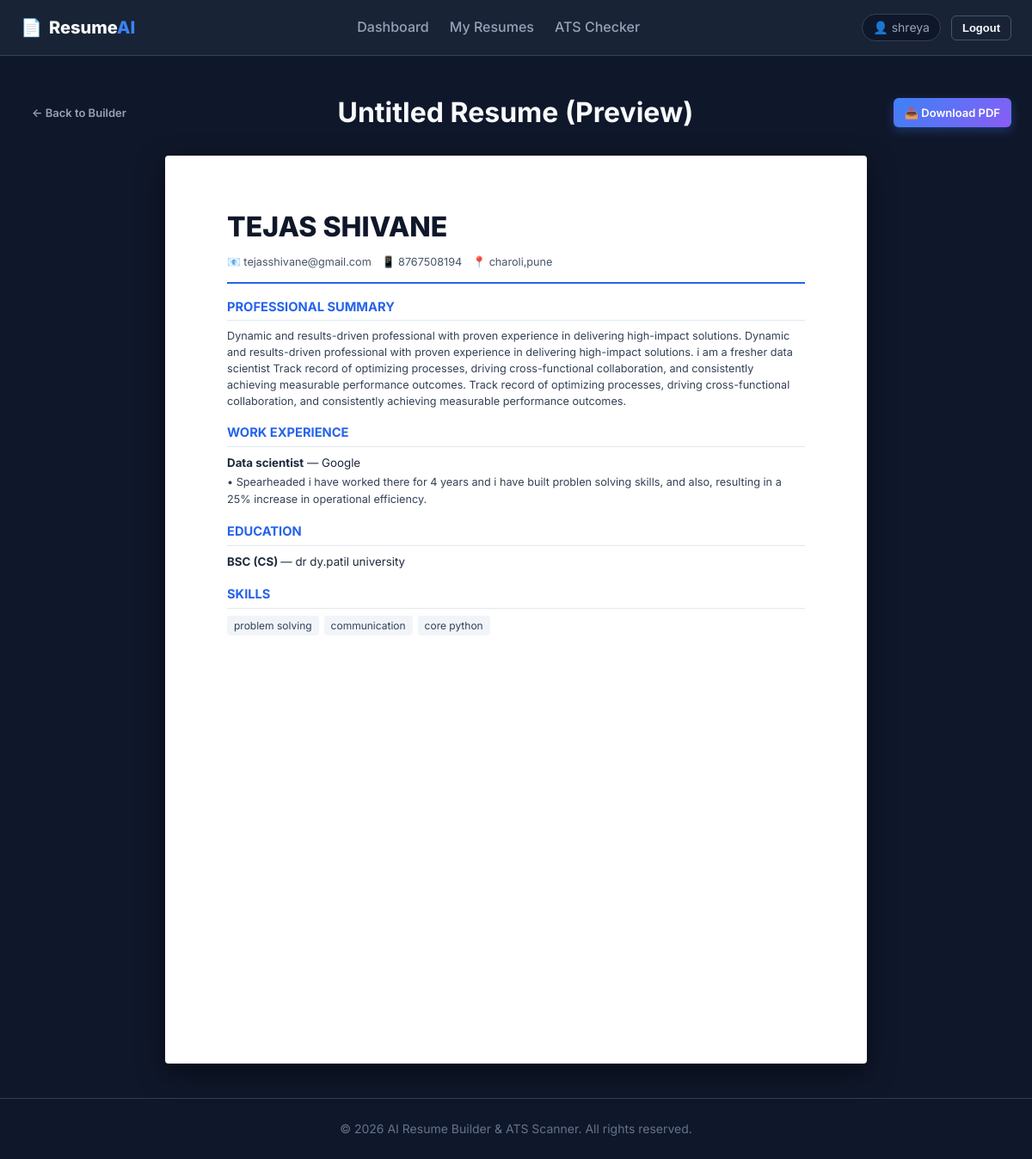
Screenshot of /resume/3/preview/ (signed in) with the database file from the repository.
### resume/models.py (models this page shows, shortened)
class Resume(models.Model):
    TEMPLATE_CHOICES = [
        ('classic', 'Classic'),
        ('modern', 'Modern'),
        ('minimal', 'Minimal'),
    ]
    user = models.ForeignKey(User, on_delete=models.CASCADE, related_name='resumes')
    title = models.CharField(max_length=200, default='Untitled Resume')
    template = models.CharField(max_length=30, choices=TEMPLATE_CHOICES, default='modern')
    full_name = models.CharField(max_length=200, blank=True)
    email = models.EmailField(blank=True)
    phone = models.CharField(max_length=30, blank=True)
    location = models.CharField(max_length=200, blank=True)
    linkedin = models.URLField(blank=True)
    website = models.URLField(blank=True)
    summary = models.TextField(blank=True)
    experience_json = models.TextField(default='[]', help_text='JSON array of work experiences')
    education_json = models.TextField(default='[]', help_text='JSON array of education entries')
    skills_json = models.TextField(default='[]', help_text='JSON array of skills')
    projects_json = models.TextField(default='[]', help_text='JSON array of projects')
    certifications_json = models.TextField(default='[]', help_text='JSON array of certifications')
    created_at = models.DateTimeField(auto_now_add=True)
    updated_at = models.DateTimeField(auto_now=True)
    class Meta:
        ordering = ['-updated_at']
    def get_experience(self):
        try:
            return json.loads(self.experience_json)
        except (json.JSONDecodeError, TypeError):
            return []
    def get_education(self):
        try:
            return json.loads(self.education_json)
        except (json.JSONDecodeError, TypeError):
            return []
    def get_skills(self):
        try:
            return json.loads(self.skills_json)
        except (json.JSONDecodeError, TypeError):
            return []
    def get_projects(self):
        try:
            return json.loads(self.projects_json)
        except (json.JSONDecodeError, TypeError):
            return []
    def get_certifications(self):
        try:
            return json.loads(self.certifications_json)
        except (json.JSONDecodeError, TypeError):
            return []

### resume/views.py (the view)
# urls.py: path('<int:pk>/preview/', views.resume_preview, name='resume_preview'),
@login_required
def resume_preview(request, pk):
    resume = get_object_or_404(Resume, pk=pk, user=request.user)
    context = {
        'resume': resume,
        'experience': resume.get_experience(),
        'education': resume.get_education(),
        'skills': resume.get_skills(),
        'projects': resume.get_projects(),
        'certifications': resume.get_certifications(),
    }
    return render(request, 'resume/preview.html', context)

### templates/resume/preview.html (shortened to what this page needs)
{% extends 'base.html' %}
{% load static %}
{% block content %}
<div class="preview-page">
    <div class="preview-toolbar">
        <a href="{% url 'resume_builder' pk=resume.pk %}" class="btn btn-ghost btn-sm">← Back to Builder</a>
        <h1 class="preview-title">{{ resume.title }} (Preview)</h1>
        <div>
            <a href="{% url 'resume_download_pdf' pk=resume.pk %}" class="btn btn-primary btn-sm">📥 Download PDF</a>
        </div>
    </div>
    <div class="resume-paper-container">
        <div class="resume-paper template-{{ resume.template }}">
            <div class="rp-header">
                <h1 class="rp-name">{{ resume.full_name|default:"Your Name" }}</h1>
                <div class="rp-contact">
                    {% if resume.email %}<span>📧 {{ resume.email }}</span>{% endif %}
                    {% if resume.phone %}<span>📱 {{ resume.phone }}</span>{% endif %}
                    {% if resume.location %}<span>📍 {{ resume.location }}</span>{% endif %}
                </div>
            </div>
            {% if resume.summary %}
                <div class="rp-section">
                    <h2 class="rp-section-title">Professional Summary</h2>
                    <p class="rp-summary">{{ resume.summary }}</p>
                </div>
            {% endif %}
            {% if experience %}
                <div class="rp-section">
                    <h2 class="rp-section-title">Work Experience</h2>
                    {% for exp in experience %}
                        <div class="rp-item">
                            <div class="rp-item-header">
                                <span class="rp-item-title"><strong>{{ exp.title }}</strong> {% if exp.company %}— {{ exp.company }}{% endif %}</span>
                            </div>
                            {% if exp.description %}
                                <div class="rp-item-desc">{{ exp.description|linebreaks }}</div>
                            {% endif %}
                        </div>
                    {% endfor %}
                </div>
            {% endif %}
            {% if education %}
                <div class="rp-section">
                    <h2 class="rp-section-title">Education</h2>
                    {% for edu in education %}
                        <div class="rp-item">
                            <div class="rp-item-header">
                                <span class="rp-item-title"><strong>{{ edu.degree }}</strong> {% if edu.school %}— {{ edu.school }}{% endif %}</span>
                            </div>
                        </div>
                    {% endfor %}
                </div>
            {% endif %}
            {% if skills %}
                <div class="rp-section">
                    <h2 class="rp-section-title">Skills</h2>
                    <div class="rp-skills-list">
                        {% for skill in skills %}
                            <span class="rp-skill-tag">{{ skill }}</span>
                        {% endfor %}
                    </div>
                </div>
            {% endif %}
        </div>
    </div>
</div>
{% endblock %}

### templates/base.html (shortened to what this page needs)
{% load static %}
<!DOCTYPE html>
<html lang="en">
<head>
    <link rel="stylesheet" href="{% static 'css/style.css' %}">
</head>
<body>
    <header class="app-header">
        <div class="nav-container">
            <a href="{% url 'home' %}" class="brand-logo">
                <span class="logo-icon">📄</span>
                <span class="logo-text">Resume<span class="highlight">AI</span></span>
            </a>
            <nav class="nav-menu" id="nav-menu">
                {% if user.is_authenticated %}
                    <a href="{% url 'dashboard' %}" class="nav-link">Dashboard</a>
                    <a href="{% url 'resume_list' %}" class="nav-link">My Resumes</a>
                    <a href="{% url 'ats_checker' %}" class="nav-link">ATS Checker</a>
                {% endif %}
            </nav>
            <div class="nav-actions">
                {% if user.is_authenticated %}
                    <span class="user-badge">👤 {{ user.username }}</span>
                    <form action="{% url 'logout' %}" method="post" style="display: inline;">
                        <button type="submit" class="btn btn-outline btn-sm">Logout</button>
                    </form>
                {% else %}
                    <a href="{% url 'login' %}" class="btn btn-ghost btn-sm">Login</a>
                    <a href="{% url 'register' %}" class="btn btn-primary btn-sm">Register</a>
                {% endif %}
            </div>
        </div>
    </header>
    <main class="main-content">
        {% block content %}{% endblock %}
    </main>
    <footer class="app-footer">
        <div class="footer-container">
            <p>&copy; 2026 AI Resume Builder & ATS Scanner. All rights reserved.</p>
        </div>
    </footer>
</body>
</html>

### rows the page displays
Resume: title "Untitled Resume", full_name "TEJAS SHIVANE", email "tejasshivane@gmail.com", phone "8767508194", location "charoli,pune", summary "Dynamic and results-driven professional with proven experience in delivering high-impact solutions. Dynamic and results-driven professional with proven experience in delivering high-impact solutions. i am a fresher data scientist Track record of optimizing processes, driving cross-functional collaboration, and consistently achieving measurable performance outcomes. Track record of optimizing processes, driving cross-functional collaboration, and consistently achieving measurable performance outcomes."

### other values shown
{{ user.username }} "shreya"
{{ exp.title }} "Data scientist"
{{ exp.company }} "Google"
{{ exp.description|linebreaks }} "• Spearheaded i have worked there for 4 years and i have built problen solving skills, and also, resulting in a 25% increase in operational efficiency."
{{ edu.degree }} "BSC (CS)"
{{ edu.school }} "dr dy.patil university"
{{ skill }} "problem solving" "communication" "core python"
